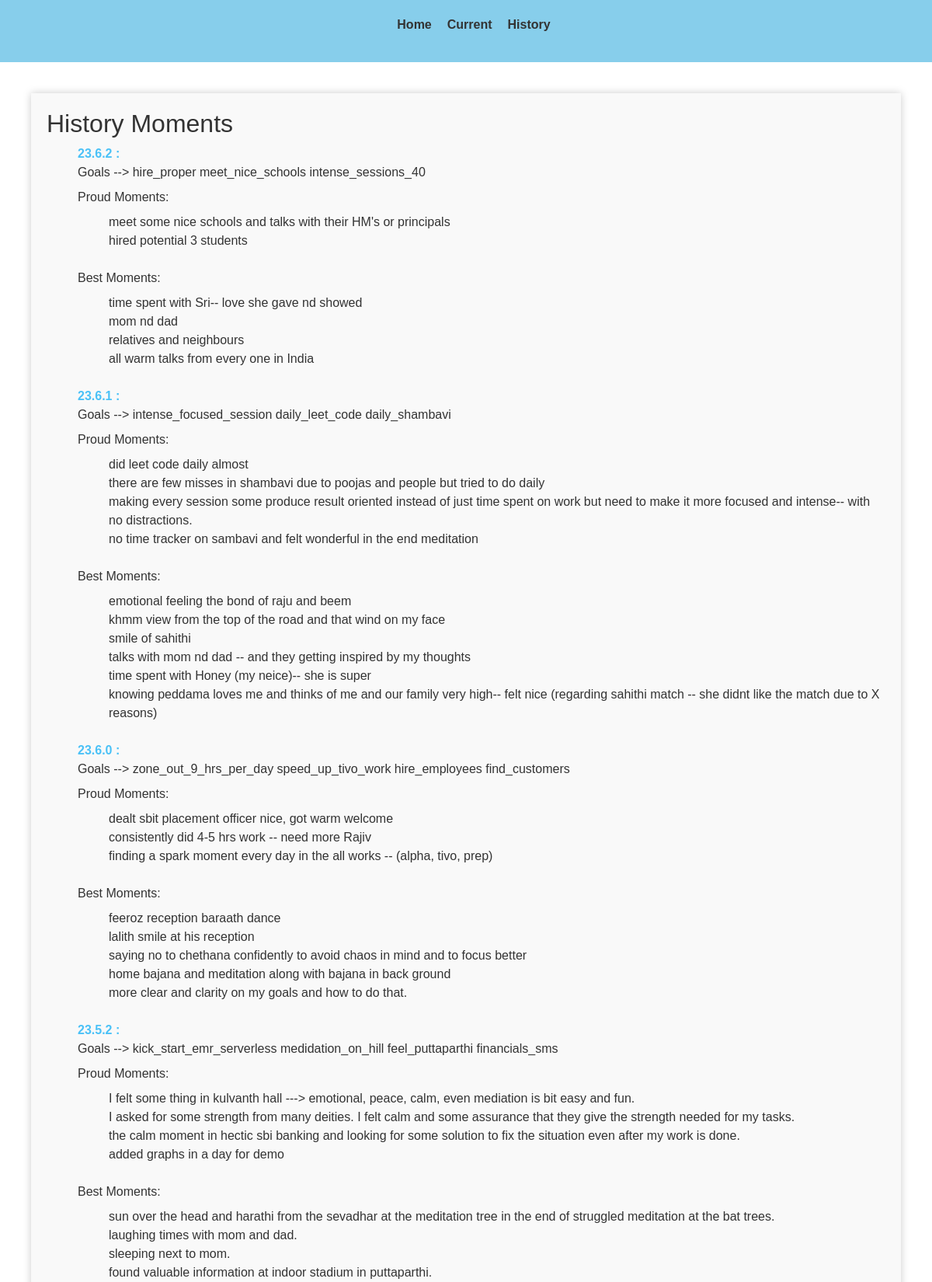
The app's page /history (upper part) with its own data.
### best_version/models.py (models this page shows, shortened)
class Goal(models.Model):
    id = models.AutoField(primary_key=True)
    user_name = models.CharField(max_length=200)
    best_version = models.CharField(max_length=100)
    goal_text = models.CharField(max_length=200)
    goal_date = models.DateTimeField(auto_now_add=True)

class ProudMoment(models.Model):
    id = models.AutoField(primary_key=True)
    user_name = models.CharField(max_length=200)
    best_version = models.CharField(max_length=200)
    proud_moment_text = models.CharField(max_length=500)

class BestMoment(models.Model):
    id = models.AutoField(primary_key=True)
    user_name = models.CharField(max_length=200)
    best_version = models.CharField(max_length=200)
    best_moment_text = models.CharField(max_length=500)

### best_version/views.py (the view)
# urls.py: path('history', views.history_page, name='history_page')
def history_page(request):
    context = {
    }
    display_version = {}
    for version in range(current_version -1, -1, -1):
        goals_exist =  Goal.objects.filter(user_name='rajiv', best_version=versions[version]).exists()
        if goals_exist:
            past_version_goal = Goal.objects.filter(user_name='rajiv', best_version=versions[version]).latest('id')
        else:
            past_version_goal = ''
        previous_proud_moments = ProudMoment.objects.filter(user_name='rajiv', best_version=versions[version])
        previous_best_moments  = BestMoment.objects.filter(user_name='rajiv', best_version=versions[version])
        version_content= {'goals' : past_version_goal}
        version_content.update({'p_m':previous_proud_moments, 'b_m':previous_best_moments})
        display_version[versions[version]] = version_content
    context['display_version'] = display_version
    return render(request,'history_page.html', context)

### templates/history_page.html (shortened to what this page needs)
{% load bootstrap4 %}
<!DOCTYPE html>
<html xmlns="http://www.w3.org/1999/html">
<head>
</head>
<link rel="stylesheet" href="https://maxcdn.bootstrapcdn.com/bootstrap/4.0.0/css/bootstrap.min.css">
</head>
<body>
    <header>
        <nav>
            <ul>
                <li><a href="/home">Home</a></li>
                <li><a href="/current">Current</a></li>
                <li><a href="/history">History</a></li>
            </ul>
        </nav>
    </header>
    <main>
        <section id="history">
            <h2>History Moments</h2>
            <ul>
                {% for version, moments in display_version.items %}
                    <li style="color: #4ac1f7; font-weight:bold;"> {{ version }} :</li>
                    <label> Goals --> {{ moments.goals.goal_text }}</label>
                    <br>
                    <label> Proud Moments: </label>
                    <ul>
                        {% for moments in moments.p_m %}
                            <li>{{ moments.proud_moment_text }}</li>
                        {% endfor %}
                    </ul>
                    <br>
                    <label> Best Moments: </label>
                    <ul>
                        {% for moments in moments.b_m %}
                           <li>{{ moments.best_moment_text }}</li>
                        {% endfor %}
                    </ul>
                    <br>
                {% endfor %}
            </ul>
        </section>
    </main>
</body>
</html>

### records on screen
Goal: best_version "23.6.2", goals.goal_text "hire_proper meet_nice_schools intense_sessions_40"
ProudMoment: proud_moment_text "meet some nice schools and talks with their HM's or principals"
ProudMoment: proud_moment_text "hired potential 3 students"
BestMoment: best_moment_text "time spent with Sri-- love she gave nd showed"
BestMoment: best_moment_text "mom nd dad"
BestMoment: best_moment_text "relatives and neighbours"
BestMoment: best_moment_text "all warm talks from every one in India"
Goal: best_version "23.6.1", goals.goal_text "intense_focused_session daily_leet_code daily_shambavi"
ProudMoment: proud_moment_text "did leet code daily almost"
ProudMoment: proud_moment_text "there are few misses in shambavi due to poojas and people but tried to do daily"
ProudMoment: proud_moment_text "making every session some produce result oriented instead of just time spent on work but need to make it more focused and intense-- with no distractions."
ProudMoment: proud_moment_text "no time tracker on sambavi and felt wonderful in the end meditation"
BestMoment: best_moment_text "emotional feeling the bond of raju and beem"
BestMoment: best_moment_text "khmm view from the top of the road and that wind on my face"
BestMoment: best_moment_text "smile of sahithi"
BestMoment: best_moment_text "talks with mom nd dad -- and they getting inspired by my thoughts"
BestMoment: best_moment_text "time spent with Honey (my neice)-- she is super"
BestMoment: best_moment_text "knowing peddama loves me and thinks of me and our family very high-- felt nice (regarding sahithi match -- she didnt like the match due to X reasons)"
Goal: best_version "23.6.0", goals.goal_text "zone_out_9_hrs_per_day speed_up_tivo_work hire_employees find_customers"
ProudMoment: proud_moment_text "dealt sbit placement officer nice, got warm welcome"
ProudMoment: proud_moment_text "consistently did 4-5 hrs work -- need more Rajiv"
ProudMoment: proud_moment_text "finding a spark moment every day in the all works -- (alpha, tivo, prep)"
BestMoment: best_moment_text "feeroz reception baraath dance"
BestMoment: best_moment_text "lalith smile at his reception"
BestMoment: best_moment_text "saying no to chethana confidently to avoid chaos in mind and to focus better"
BestMoment: best_moment_text "home bajana and meditation along with bajana in back ground"
BestMoment: best_moment_text "more clear and clarity on my goals and how to do that."
Goal: best_version "23.5.2", goals.goal_text "kick_start_emr_serverless medidation_on_hill feel_puttaparthi financials_sms"
ProudMoment: proud_moment_text "I felt some thing in kulvanth hall ---> emotional, peace, calm, even mediation is bit easy and fun."
ProudMoment: proud_moment_text "I asked for some strength from many deities. I felt calm and some assurance that they give the strength needed for my tasks."
ProudMoment: proud_moment_text "the calm moment in hectic sbi banking and looking for some solution to fix the situation even after my work is done."
ProudMoment: proud_moment_text "added graphs in a day for demo"
BestMoment: best_moment_text "sun over the head and harathi from the sevadhar at the meditation tree in the end of struggled meditation at the bat trees."
BestMoment: best_moment_text "laughing times with mom and dad."
BestMoment: best_moment_text "sleeping next to mom."
BestMoment: best_moment_text "found valuable information at indoor stadium in puttaparthi."
